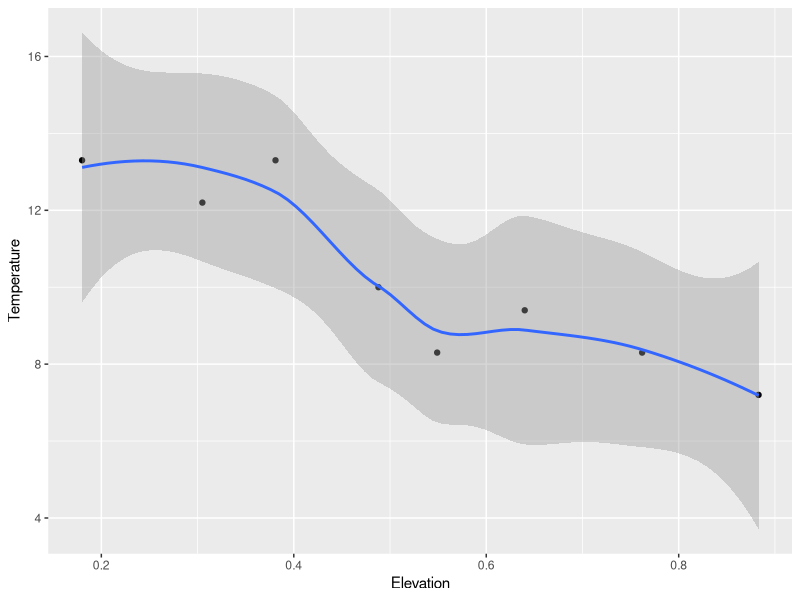

This figure's R source: (Note: this script raises an error after producing the figure.)
#4
library(tidyr)
library(dplyr)
library(ggplot2)

Elevation<-c(180,305,381,488,549,640,762,883)
Elevation<-0.001*Elevation
Temperature<-c(13.3,12.2,13.3,10.0,8.3,9.4,8.3,7.2)

a<-cbind(Elevation,Temperature)
b<-as_tibble(a)

b %>% 
  ggplot( aes(x=Elevation, y=Temperature) ) + 
  geom_point() + 
  geom_smooth()

modle <- lm(Temperature ~ Elevation, data = b)
coef(model)
summary(model)
plot(Elevation,Temperature)
abline(model,col="blue")
#观察可知拟合直线斜率为-9.3121，不是假想的-9.8